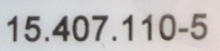
%> input picture LAB 3/ejemplos/rut_1.jpg, 220 x 51 px
$ octave lab3.m   (GNU Octave 9; MATLAB toolbox functions it lacks are replaced by stand-ins)
%> lines starting %> are read from the running program, lines starting %| are printed output that depends on the picture; in (x1, y1, x2, y2) boxes, pixels count from 0 and x2, y2 are one past the last pixel; in counts of white or black regions, pixels touching at a corner belong together; the program's own positions count from 1
clearvars;
close all;
warning off;

% Inicialización de imágenes
image = imread("ejemplos\rut_1.jpg"); % Lectura del rut a evaluar
%> image is the input picture: size 51x220x3 uint8; mean R, G, B 192.1, 189.4, 189
image_gray = rgb2gray(image); % Transformación a escala de grises
threshold = otsu(image_gray);
%> in otsu, `hist = histogram(img,'Normalization','probability','binwidth',1,'BinLi..`:
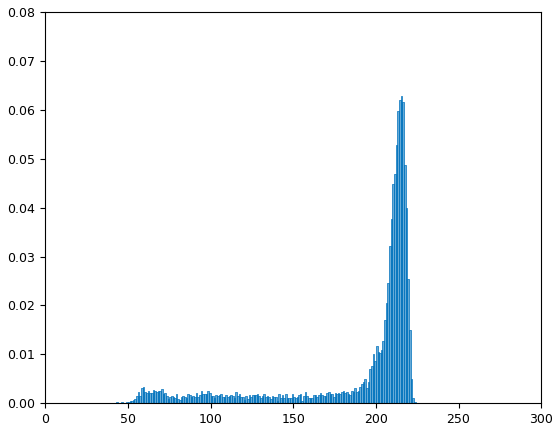
%> figure redrawn from the program's plot data; tallest bar 0.0629 high, from x = 215 to 216
%> the loop in otsu, `for t = 1:255` made 255 passes
%> after the loop in otsu, `for t = 1:255`: max = 267.8; threshold = 154
%> threshold = 154
image_otsu =image_gray > threshold; % Binarización Otsu
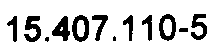
%> image_otsu: size 51x220 logical; 83.5% white; 12 black regions (2 under 20 px), largest, box (x1, y1, x2, y2) and area: (24, 16, 41, 42) 259, (72, 15, 89, 42) 256, (52, 16, 70, 41) 247
image_bin = imbinarize(image_gray, "adaptive"); % Binarización Adaptativa
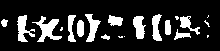
%> image_bin: size 51x220 logical; 17.2% white; 20 white regions (7 under 20 px), largest, box (x1, y1, x2, y2) and area: (32, 16, 62, 42) 318, (17, 15, 35, 42) 236, (85, 14, 101, 42) 206
celda = cc(image_otsu); % Celda con los componentes conexos, bounding boxes
%> celda = 36 items

figure,
subplot(2,3,1), imshow(image_gray), title('original'); % Original
subplot(2,3,2), imshow(image_otsu), title(strcat('Otsu umbral: ',num2str(threshold)));
subplot(2,3,3), imshow(imbinarize(image_gray, "adaptive")), title('Binarización Adapatativa');
subplot(2,3,4), imshow(bb(image, celda)), title('Componentes Conexos');
%> the loop in bb, `for i = 1:length(celda)` made 9 passes
%> after the loop in bb, `for i = 1:length(celda)`:
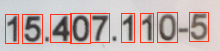
%> image: size 51x220x3 uint8; 7.2% of pixels changed, all inside (x1, y1, x2, y2) = (5, 12, 209, 44)
subplot(2,3,5), imshow(edge(image_bin)), title('Bordes Componentes');

% Vectores de características
n_modelos = 11;
n_digitos = 9;
v_modelos = get_modelos(n_modelos);
v_digitos = get_digit_features(n_digitos, image_gray, celda);
%> the loop in get_digit_features, `for i = 1:9` made 9 passes
%> pass 1, in get_digit_features, `img = edge(imbinarize(imresize(img, [128 64]), "adaptive"));`:
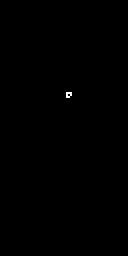
%> img: size 128x64 logical (shown 2 times larger); 0.09% white in thin lines or dots, all inside (x1, y1, x2, y2) = (33, 46, 36, 49)
%> pass 3, in get_digit_features, `img = edge(imbinarize(imresize(img, [128 64]), "adaptive"));`:
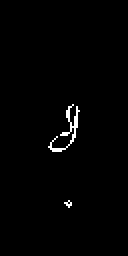
%> img: size 128x64 logical (shown 2 times larger); 1.1% white in thin lines or dots, all inside (x1, y1, x2, y2) = (24, 52, 40, 104)
v_sub = zeros(16, n_modelos);

% Genera los histogramas de 16 cuadrantes
generate_hist(v_digitos)
%> the loop in generate_hist, `for i = 1:size(vector, 2)` made 9 passes
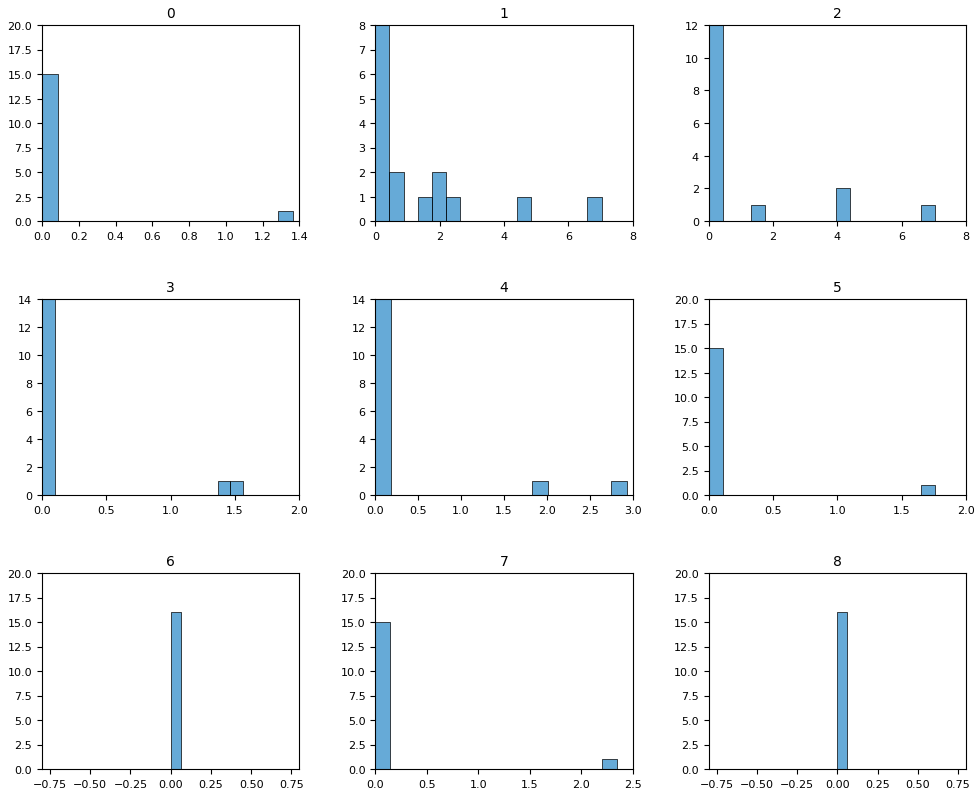
%> figure redrawn from the program's plot data, 9 panels; panel 1: tallest bar 15 high, from x = 0 to 0.0854; panel 2: tallest bar 8 high, from x = 0 to 0.439; panel 3: tallest bar 12 high, from x = 0 to 0.439; panel 4: tallest bar 14 high, from x = 0 to 0.0977
generate_hist(v_modelos)
% [6 lines not run here, left out]
function write_file(rut)
    fid = fopen( 'rut.txt', 'wt' );
    fprintf( fid, '%s', rut);
    fclose(fid);
end

% Obtiene el rut "string" dados los modelos y dígitos
function str = get_rut(v_modelos, v_digitos)
    str = "";
    for k = 1:9
        sumas = zeros(11);
        for l = 1:11
            for h = 1:16
                dif = abs(v_modelos(h, l) - v_digitos(h, k));
                sumas(l) = sumas(l) + dif;
            end
        end
        minimo = min(sumas);
        index = find(sumas == minimo(1));
        if index == 11
            digit = "K";
        else
            digit = string(index - 1);
        end
        str = strcat(str, digit);
    end
end

% Obtiene las características de cada dígito identificado
function v_digitos = get_digit_features(n_digitos, image_gray, celda)
    v_digitos = zeros(16, n_digitos);
    for i = 1:9
        img = get_digito(image_gray, i, celda);
        img = edge(imbinarize(imresize(img, [128 64]), "adaptive"));
        v_digitos = features(img, v_digitos, i);
    end
end

% Función que obtiene un arreglo con los datos representativos de cada
% modelo
function v_modelos = get_modelos(n_modelos)
    v_modelos = zeros(16, n_modelos);
    for i=1:n_modelos
        if i == 11 % Va a la carpeta dígito verificador "K"
            location = "modelos\K\*.jpg";
        else
            location = "modelos\" + (i - 1) + "\*.jpg";
        end
        ds = imageDatastore(location);
        for j = 1:numel(ds.Files)
            v_temp = zeros(16, 1);        % Arreglo temporal
            instancia = readimage(ds, j);
            instancia = padarray(imcomplement(instancia), [1,1], 0, 'both');
            c2 = imbinarize(imresize(instancia, [128 64]), "adaptive");
            comp = imcomplement(c2);
            instancia = edge(comp);
            v_temp = features(instancia, v_temp, 1);
            for k = 1:16 % Acumula de cada instancia
                v_modelos(k, i) = v_modelos(k, i) + v_temp(k, 1);
            end
        end
        for k = 1:16 % Obtiene el promedio para cada modelo
            v_modelos(k, i) = v_modelos(k, i) / numel(ds.Files);
        end
     end
end

% Genera el histograma de 16 cuadrantes
function generate_hist(vector)
    figure,
    digit = 0;
    for i = 1:size(vector, 2)
%> (the run ends here)
